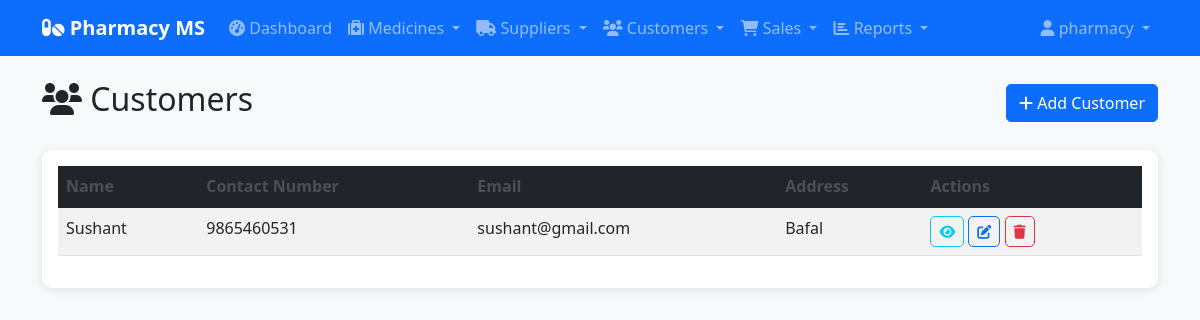
Page /accounts/customers/ (signed in) on the committed database.
### accounts/models.py (models this page shows, shortened)
class Customer(models.Model):
    user = models.OneToOneField(User, on_delete=models.CASCADE, null=True, blank=True)
    name = models.CharField(max_length=100)
    contact_no = models.CharField(max_length=20)
    email = models.EmailField(blank=True)
    address = models.TextField(blank=True)
    date_of_birth = models.DateField(null=True, blank=True)
    medical_history = models.TextField(blank=True)
    created_at = models.DateTimeField(auto_now_add=True)

### accounts/views.py (the view)
# urls.py: path('customers/', views.customer_list, name='customer_list'),
@login_required
def customer_list(request):
    if request.user.profile.role == 'customer':
        from django.shortcuts import redirect
        return redirect('medicines:medicine_list')
    customers = Customer.objects.all()
    return render(request, 'accounts/customer_list.html', {'customers': customers})

### templates/accounts/customer_list.html (shortened to what this page needs)
{% extends 'base.html' %}
{% block content %}
<div class="row mb-4">
    <div class="col-12 d-flex justify-content-between align-items-center">
        <h2><i class="fas fa-users"></i> Customers</h2>
        <a href="{% url 'accounts:customer_create' %}" class="btn btn-primary">
            <i class="fas fa-plus"></i> Add Customer
        </a>
    </div>
</div>
<div class="row">
    <div class="col-12">
        <div class="card">
            <div class="card-body">
                {% if customers %}
                    <div class="table-responsive">
                        <table class="table table-striped table-hover">
                            <thead class="table-dark">
                                <tr>
                                    <th>Name</th>
                                    <th>Contact Number</th>
                                    <th>Email</th>
                                    <th>Address</th>
                                    <th>Actions</th>
                                </tr>
                            </thead>
                            <tbody>
                                {% for customer in customers %}
                                    <tr>
                                        <td>{{ customer.name }}</td>
                                        <td>{{ customer.contact_no|default:"-" }}</td>
                                        <td>{{ customer.email|default:"-" }}</td>
                                        <td>{{ customer.address|truncatechars:30|default:"-" }}</td>
                                        <td>
                                            <a href="{% url 'accounts:customer_detail' customer.pk %}" class="btn btn-sm btn-outline-info" title="View">
                                                <i class="fas fa-eye"></i>
                                            </a>
                                            <a href="{% url 'accounts:customer_update' customer.pk %}" class="btn btn-sm btn-outline-primary" title="Edit">
                                                <i class="fas fa-edit"></i>
                                            </a>
                                            <a href="{% url 'accounts:customer_delete' customer.pk %}" class="btn btn-sm btn-outline-danger" title="Delete">
                                                <i class="fas fa-trash"></i>
                                            </a>
                                        </td>
                                    </tr>
                                {% endfor %}
                            </tbody>
                        </table>
                    </div>
                {% endif %}
            </div>
        </div>
    </div>
</div>
{% endblock %}

### templates/base.html (shortened to what this page needs)
<!DOCTYPE html>
<html lang="en">
<head>
    <link href="https://cdn.jsdelivr.net/npm/bootstrap@5.1.3/dist/css/bootstrap.min.css" rel="stylesheet">
    <link href="https://cdnjs.cloudflare.com/ajax/libs/font-awesome/6.0.0/css/all.min.css" rel="stylesheet">
    {% load static %}
    <link rel="stylesheet" href="{% static 'css/style.css' %}">
</head>
<body>
    <nav class="navbar navbar-expand-lg navbar-dark bg-primary">
        <div class="container">
            <a class="navbar-brand" href="{% url 'reports:dashboard' %}">
                <i class="fas fa-pills"></i> Pharmacy MS
            </a>
            <div class="collapse navbar-collapse" id="navbarNav">
                <ul class="navbar-nav me-auto">
                    <li class="nav-item">
                        <a class="nav-link" href="{% url 'reports:dashboard' %}">
                            <i class="fas fa-tachometer-alt"></i> Dashboard
                        </a>
                    </li>
                    <li class="nav-item dropdown">
                        <a class="nav-link dropdown-toggle" href="#" id="medicinesDropdown" role="button" data-bs-toggle="dropdown">
                            <i class="fas fa-medkit"></i> Medicines
                        </a>
                    </li>
                    <li class="nav-item dropdown">
                        <a class="nav-link dropdown-toggle" href="#" id="suppliersDropdown" role="button" data-bs-toggle="dropdown">
                            <i class="fas fa-truck"></i> Suppliers
                        </a>
                    </li>
                    <li class="nav-item dropdown">
                        <a class="nav-link dropdown-toggle" href="#" id="customersDropdown" role="button" data-bs-toggle="dropdown">
                            <i class="fas fa-users"></i> Customers
                        </a>
                    </li>
                    <li class="nav-item dropdown">
                        <a class="nav-link dropdown-toggle" href="#" id="salesDropdown" role="button" data-bs-toggle="dropdown">
                            <i class="fas fa-shopping-cart"></i> Sales
                        </a>
                    </li>
                    <li class="nav-item dropdown">
                        <a class="nav-link dropdown-toggle" href="#" id="reportsDropdown" role="button" data-bs-toggle="dropdown">
                            <i class="fas fa-chart-bar"></i> Reports
                        </a>
                    </li>
                </ul>
                <ul class="navbar-nav">
                    <li class="nav-item dropdown">
                        <a class="nav-link dropdown-toggle" href="#" id="userDropdown" role="button" data-bs-toggle="dropdown">
                            <i class="fas fa-user"></i> {{ user.username }}
                        </a>
                    </li>
                </ul>
            </div>
        </div>
    </nav>
    <div class="container mt-4">
        {% block content %}{% endblock %}
    </div>
</body>
</html>

### static/css/style.css (style rules this page uses)
body { background-color: #f8f9fa; }
.navbar-brand { font-weight: bold; }
.card { border: none; border-radius: 10px; box-shadow: 0 2px 10px rgba(0,0,0,0.1); }
.btn { border-radius: 5px; }
.table th { border-top: none; font-weight: 600; color: #495057; }

### rows in the picture
Customer: name "Sushant", contact_no "9865460531", email "sushant@gmail.com", address "Bafal"

### other values in the picture
{{ user.username }} "pharmacy"
